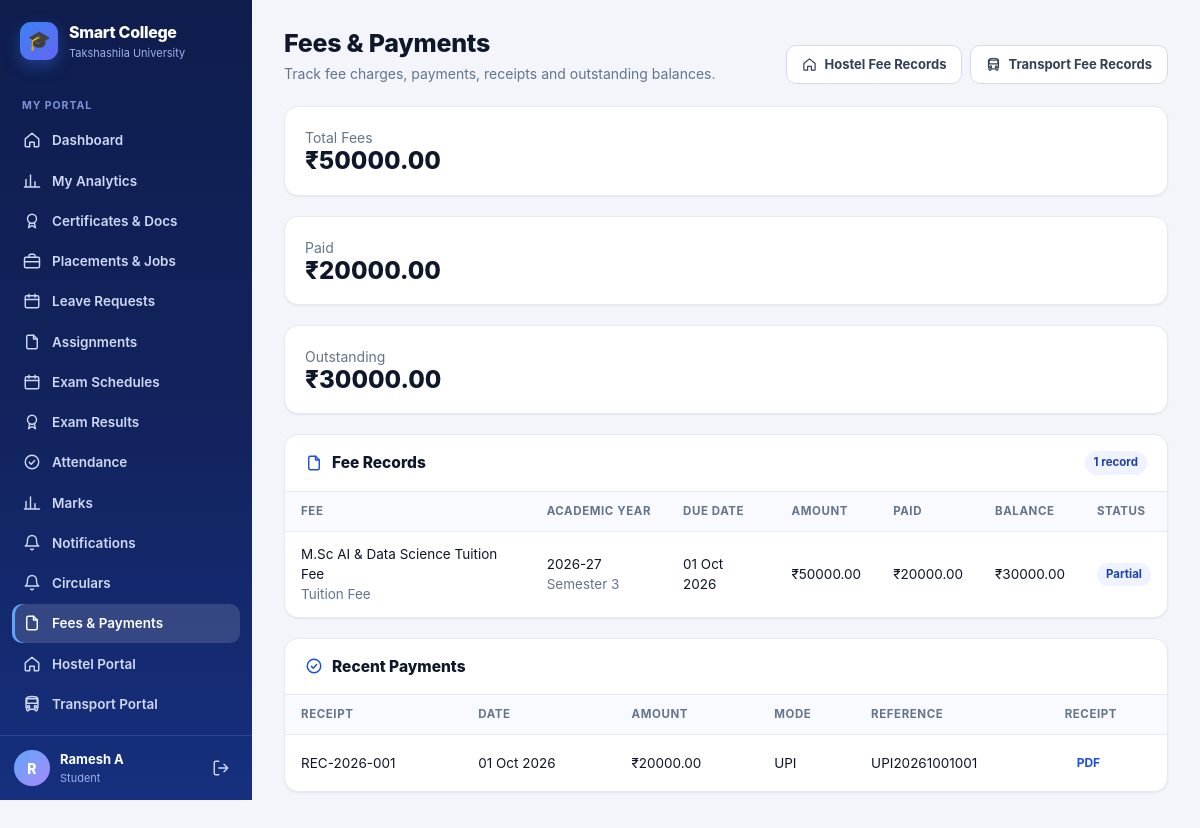
Screenshot of /fees/ (signed in) with the database file from the repository.
### students/models.py (models this page shows, shortened)
class Student(models.Model):
    user = models.OneToOneField(
        User,
        on_delete=models.CASCADE,
        null=True,
        blank=True
    )
    name = models.CharField(max_length=100)
    roll_no = models.CharField(max_length=20, unique=True)
    sif_number = models.CharField(
        max_length=30,
        unique=True,
        null=True,
        blank=True,
        help_text="7-digit unique University SIF number (auto-generated if left blank)"
    )
    email = models.EmailField()
    department = models.ForeignKey(
        Department,
        on_delete=models.CASCADE
    )
    course = models.ForeignKey(
        Course,
        on_delete=models.SET_NULL,
        null=True,
        blank=True
    )
    year = models.IntegerField()
    is_approved = models.BooleanField(default=True)
    parent_name = models.CharField(max_length=100, blank=True)
    parent_phone = models.CharField(max_length=20, blank=True)
    phone = models.CharField(max_length=20, blank=True)
    admission_date = models.DateField(default=timezone.now)
    is_active = models.BooleanField(default=True)

### fees/models.py (models this page shows, shortened)
class FeeRecord(models.Model):
    FEE_TYPE_CHOICES = [
        ("TUITION", "Tuition Fee"),
        ("EXAM", "Examination Fee"),
        ("HOSTEL", "Hostel Fee"),
        ("TRANSPORT", "Transport Fee"),
        ("LIBRARY", "Library Fee"),
        ("OTHER", "Other Fee"),
    ]
    STATUS_CHOICES = [
        ("PENDING", "Pending"),
        ("PARTIAL", "Partially Paid"),
        ("PAID", "Paid"),
    ]
    student = models.ForeignKey(
        Student,
        on_delete=models.CASCADE,
        related_name="fee_records",
    )
    fee_type = models.CharField(max_length=20, choices=FEE_TYPE_CHOICES)
    title = models.CharField(max_length=150)
    academic_year = models.CharField(max_length=20, default="2026-27")
    semester = models.PositiveIntegerField(null=True, blank=True)
    due_date = models.DateField(null=True, blank=True)
    amount = models.DecimalField(
        max_digits=10,
        decimal_places=2,
        validators=[MinValueValidator(Decimal("0.00"))],
    )
    status = models.CharField(
        max_length=10,
        choices=STATUS_CHOICES,
        default="PENDING",
    )
    remarks = models.TextField(blank=True)
    created_at = models.DateTimeField(auto_now_add=True)
    updated_at = models.DateTimeField(auto_now=True)
    class Meta:
        ordering = ["-created_at"]
    @property
    def paid_amount(self):
        return sum(
            (payment.amount for payment in self.payments.all()),
            Decimal("0.00"),
        )
    @property
    def balance_amount(self):
        balance = self.amount - self.paid_amount
        return max(balance, Decimal("0.00"))
    @property
    def computed_status(self):
        paid = self.paid_amount
        if paid <= Decimal("0.00"):
            return "PENDING"
        if paid >= self.amount:
            return "PAID"
        return "PARTIAL"

class FeePayment(models.Model):
    PAYMENT_MODE_CHOICES = [
        ("CASH", "Cash"),
        ("UPI", "UPI"),
        ("CARD", "Card"),
        ("BANK", "Bank Transfer"),
    ]
    fee_record = models.ForeignKey(
        FeeRecord,
        on_delete=models.CASCADE,
        related_name="payments",
    )
    receipt_number = models.CharField(max_length=50, unique=True)
    amount = models.DecimalField(
        max_digits=10,
        decimal_places=2,
        validators=[MinValueValidator(Decimal("0.01"))],
    )
    payment_date = models.DateField(default=timezone.now)
    payment_mode = models.CharField(max_length=10, choices=PAYMENT_MODE_CHOICES)
    reference_number = models.CharField(max_length=100, blank=True)
    remarks = models.TextField(blank=True)
    created_at = models.DateTimeField(auto_now_add=True)
    class Meta:
        ordering = ["-payment_date", "-created_at"]

### fees/views.py (the view)
# urls.py: path("", views.fee_dashboard, name="fee_dashboard"),
@login_required(login_url="/accounts/login/")
def fee_dashboard(request):
    student = _student_for_request(request)
    if request.user.is_superuser:
        records = list(
            FeeRecord.objects.select_related("student", "student__course")
            .prefetch_related("payments")
            .order_by("-created_at")
        )
    elif student:
        records = list(
            FeeRecord.objects.filter(student=student)
            .prefetch_related("payments")
            .order_by("-created_at")
        )
    else:
        if Faculty.objects.filter(user=request.user).exists() or Faculty.objects.filter(email=request.user.email).exists():
            raise PermissionDenied
        records = []
    total_fee = sum((record.amount for record in records), Decimal("0.00"))
    total_paid = sum((record.paid_amount for record in records), Decimal("0.00"))
    total_balance = max(total_fee - total_paid, Decimal("0.00"))
    payments = []
    for record in records:
        for payment in record.payments.all():
            payments.append(payment)
    payments.sort(key=lambda payment: (payment.payment_date, payment.created_at), reverse=True)
    context = {
        "student": student,
        "records": records,
        "payments": payments[:15],
        "total_fee": total_fee,
        "total_paid": total_paid,
        "total_balance": total_balance,
        "record_count": len(records),
    }
    return render(request, "fees/dashboard.html", context)

### accounts/context_processors.py (called while the page is built)
def _has_faculty(user):
    if not user or not user.is_authenticated:
        return False
    if Student.objects.filter(user=user).exists():
        return False
    return (
        Faculty.objects.filter(user=user).exists()
        or (bool(user.email) and Faculty.objects.filter(email=user.email).exists())
    )

### fees/views.py (called while the page is built)
def _student_for_request(request):
    return Student.objects.filter(user=request.user).select_related(
        "department", "course"
    ).first()

### fees/templates/fees/dashboard.html (shortened to what this page needs)
{% extends "base.html" %}
{% block page_title %}Fees & Payments{% endblock %}
{% block page_sub %}Track fee charges, payments, receipts and outstanding balances.{% endblock %}
{% block page_actions %}
<a class="btn btn-ghost" href="/hostel/fees/">
    <svg class="icon icon-sm"><use href="#i-home"/></svg> Hostel Fee Records
</a>
<a class="btn btn-ghost" href="{% url 'transport:admin_fees' %}">
    <svg class="icon icon-sm"><use href="#i-bus"/></svg> Transport Fee Records
</a>
{% endblock %}
{% block content %}
<div class="grid-3">
    <div class="card">
        <div class="card-body">
            <div class="muted">Total Fees</div>
            <div class="stat-val">₹{{ total_fee|floatformat:2 }}</div>
        </div>
    </div>
    <div class="card">
        <div class="card-body">
            <div class="muted">Paid</div>
            <div class="stat-val">₹{{ total_paid|floatformat:2 }}</div>
        </div>
    </div>
    <div class="card">
        <div class="card-body">
            <div class="muted">Outstanding</div>
            <div class="stat-val">₹{{ total_balance|floatformat:2 }}</div>
        </div>
    </div>
</div>
<div class="card" style="margin-top:18px;">
    <div class="card-head">
        <div class="card-title"><svg class="icon"><use href="#i-file"/></svg> Fee Records</div>
        <span class="badge">{{ record_count }} record{{ record_count|pluralize }}</span>
    </div>
    <div class="card-body" style="padding:0;">
        {% if records %}
        <div class="table-wrap">
            <table class="table">
                <thead>
                    <tr>
                        <th>Fee</th>
                        <th>Academic Year</th>
                        <th>Due Date</th>
                        <th>Amount</th>
                        <th>Paid</th>
                        <th>Balance</th>
                        <th>Status</th>
                    </tr>
                </thead>
                <tbody>
                {% for record in records %}
                    <tr>
                        <td>{{ record.title }}<br><span class="muted">{{ record.get_fee_type_display }}</span></td>
                        <td>{{ record.academic_year }}{% if record.semester %}<br><span class="muted">Semester {{ record.semester }}</span>{% endif %}</td>
                        <td>{{ record.due_date|date:"d M Y"|default:"—" }}</td>
                        <td>₹{{ record.amount|floatformat:2 }}</td>
                        <td>₹{{ record.paid_amount|floatformat:2 }}</td>
                        <td>₹{{ record.balance_amount|floatformat:2 }}</td>
                        <td>
                            {% if record.computed_status == "PAID" %}
                                <span class="badge green">Paid</span>
                            {% elif record.computed_status == "PARTIAL" %}
                                <span class="badge">Partial</span>
                            {% else %}
                                <span class="badge red">Pending</span>
                            {% endif %}
                        </td>
                    </tr>
                {% endfor %}
                </tbody>
            </table>
        </div>
        {% else %}
            <div class="empty">No fee records available yet.</div>
        {% endif %}
    </div>
</div>
<div class="card" style="margin-top:18px;">
    <div class="card-head">
        <div class="card-title"><svg class="icon"><use href="#i-check"/></svg> Recent Payments</div>
    </div>
    <div class="card-body" style="padding:0;">
        {% if payments %}
        <div class="table-wrap">
            <table class="table">
                <thead>
                    <tr>
                        <th>Receipt</th>
                        <th>Date</th>
                        <th>Amount</th>
                        <th>Mode</th>
                        <th>Reference</th>
                        <th>Receipt</th>
                    </tr>
                </thead>
                <tbody>
                {% for payment in payments %}
                    <tr>
                        <td>{{ payment.receipt_number }}</td>
                        <td>{{ payment.payment_date|date:"d M Y" }}</td>
                        <td>₹{{ payment.amount|floatformat:2 }}</td>
                        <td>{{ payment.get_payment_mode_display }}</td>
                        <td>{{ payment.reference_number|default:"—" }}</td>
                        <td><a class="btn btn-sm" href="{% url 'payment_receipt' payment.id %}" target="_blank">PDF</a></td>
                    </tr>
                {% endfor %}
                </tbody>
            </table>
        </div>
        {% else %}
            <div class="empty">No payments recorded yet.</div>
        {% endif %}
    </div>
</div>
{% endblock %}

### templates/base.html (shortened to what this page needs)
{% load static %}<!DOCTYPE html>
<html lang="en">
<head>
    <link rel="stylesheet" href="{% static 'css/theme.css' %}">
</head>
<body>
<div class="app">
    <aside class="sidebar" id="sidebar">
        <a class="brand" href="{{ nav_home }}">
            <span class="brand-mark">🎓</span>
            <span>
                <div class="brand-name">Smart College</div>
                <div class="brand-sub">Takshashila University</div>
            </span>
        </a>
        <nav class="nav">
            {% for group in nav_groups %}
                {% if group.label %}<div class="nav-label">{{ group.label }}</div>{% endif %}
                {% for item in group.items %}
                    <a class="nav-link {% if item.active %}active{% endif %}" href="{{ item.url }}">
                        <svg class="icon"><use href="#i-{{ item.icon }}"/></svg>
                        <span>{{ item.label }}</span>
                    </a>
                {% endfor %}
            {% endfor %}
        </nav>
        <div class="sidebar-foot">
            <div class="avatar">{{ nav_initial }}</div>
            <div class="who">
                <div class="who-name">{{ nav_display }}</div>
                <div class="who-role">{{ nav_role_label }}</div>
            </div>
            <a class="logout" href="/accounts/logout/" title="Log out"><svg class="icon"><use href="#i-logout"/></svg></a>
        </div>
    </aside>
    <div class="main">
        <main class="page">
            <div class="page-head">
                <div>
                    <h1 class="page-title">{% block page_title %}{% endblock %}</h1>
                    <div class="page-sub">{% block page_sub %}{% endblock %}</div>
                </div>
                <div class="head-actions">{% block page_actions %}{% endblock %}</div>
            </div>
            {% block content %}{% endblock %}
        </main>
    </div>
</div>
</body>
</html>

### rows the page displays
Student: name "Ramesh A"
FeeRecord: title "M.Sc AI & Data Science Tuition Fee", fee_type "Tuition Fee", academic_year "2026-27", semester "3", due_date "01 Oct 2026", amount "50000.00", paid_amount "20000.00", balance_amount "30000.00", shows "Partial"
FeePayment: receipt_number "REC-2026-001", payment_date "01 Oct 2026", amount "20000.00", payment_mode "UPI", reference_number "UPI20261001001"

### other values shown
{{ group.label }} "MY PORTAL"
{{ item.label }} "Dashboard" "My Analytics" "Certificates & Docs" "Placements & Jobs" "Leave Requests" "Assignments" "Exam Schedules" "Exam Results" "Attendance" "Marks" "Notifications" "Circulars" "Fees & Payments" "Hostel Portal" "Transport Portal"
{{ nav_initial }} "R"
{{ nav_role_label }} "Student"
{{ total_fee|floatformat:2 }} "50000.00"
{{ total_paid|floatformat:2 }} "20000.00"
{{ total_balance|floatformat:2 }} "30000.00"
{{ record_count }} "1"
